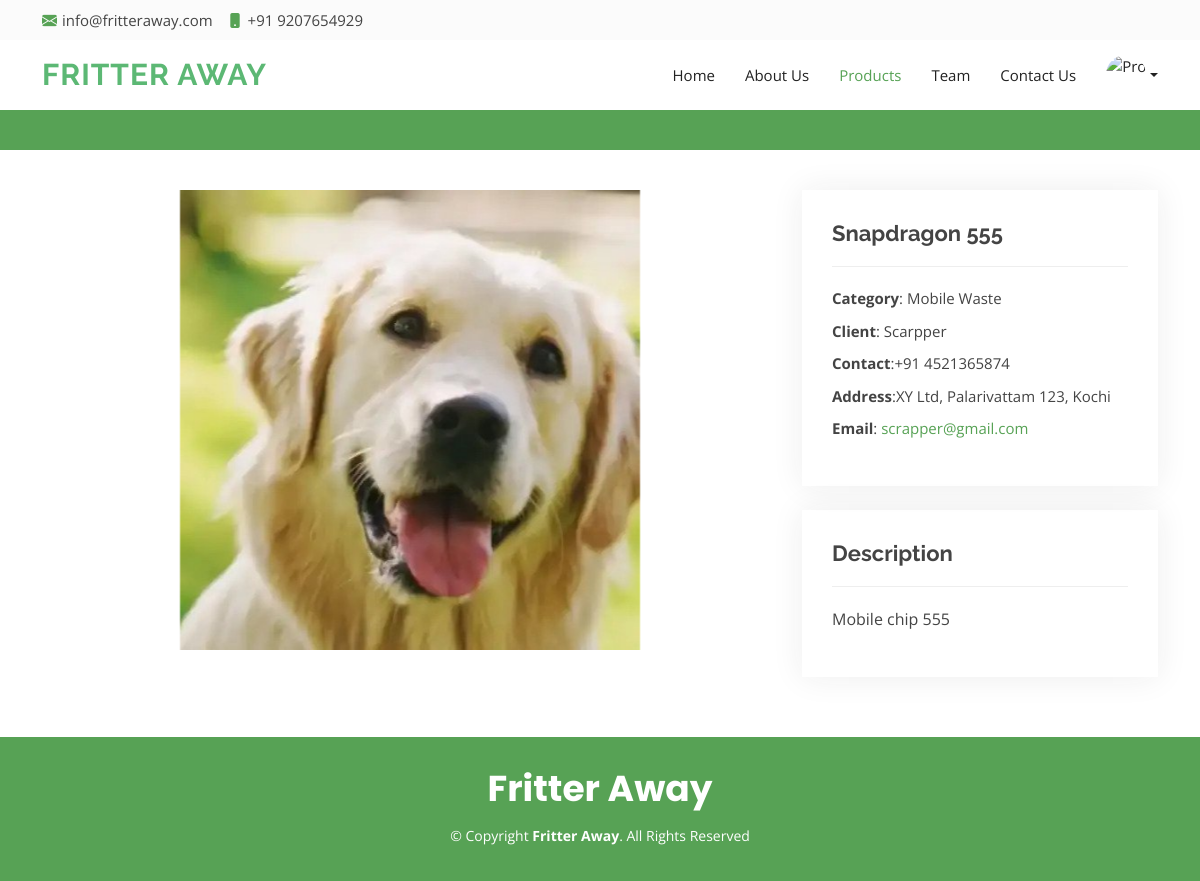
The page /productdetails.php?pid=3 on the database its author committed.
### tables this page shows
CREATE TABLE `products` (
  `pid` int(11) NOT NULL,
  `sid` int(100) NOT NULL,
  `title` varchar(100) NOT NULL,
  `descp` varchar(250) NOT NULL,
  `client` varchar(100) NOT NULL,
  `address` varchar(250) NOT NULL,
  `phone` varchar(100) NOT NULL,
  `email` varchar(150) NOT NULL,
  `category` varchar(100) NOT NULL,
  `image1` varchar(150) NOT NULL,
  `status` varchar(100) NOT NULL DEFAULT 'PENDING'
);

### productdetails.php (the view, shortened to what this page needs)
<?php
    $server_name = "localhost";
    $username = "root";
    $password = "";
    $db_name = "ewaste";
    $connect= mysqli_connect($server_name, $username, $password, $db_name);
    $pid=$_GET["pid"];
    $n="select * from products where pid='$pid' ";
    $result=mysqli_query($connect,$n);
    $row=mysqli_fetch_array($result);
?>
<!DOCTYPE html>
<html lang="en">
<head>
  <link href="assets/vendor/animate.css/animate.min.css" rel="stylesheet">
  <link href="assets/vendor/bootstrap/css/bootstrap.min.css" rel="stylesheet">
  <link href="assets/vendor/bootstrap-icons/bootstrap-icons.css" rel="stylesheet">
  <link href="assets/vendor/boxicons/css/boxicons.min.css" rel="stylesheet">
  <link href="assets/vendor/glightbox/css/glightbox.min.css" rel="stylesheet">
  <link href="assets/vendor/swiper/swiper-bundle.min.css" rel="stylesheet">
  <link href="assets/css/style.css" rel="stylesheet">
</head>
<body>
  <section id="topbar" class="d-flex align-items-center">
    <div class="container d-flex justify-content-center justify-content-md-between">
      <div class="contact-info d-flex align-items-center">
        <i class="bi bi-envelope-fill"></i><a href="mailto:contact@example.com">info@fritteraway.com</a>
        <i class="bi bi-phone-fill phone-icon"></i> +91 9207654929
      </div>
    </div>
  </section>
  <header id="header" class="d-flex align-items-center">
    <div class="container d-flex align-items-center">
      <h1 class="logo me-auto"><a href="index.html">Fritter Away</a></h1>
      <nav id="navbar" class="navbar">
        <ul>
          <li><a class="nav-link scrollto" href="homeforbuyer.php">Home</a></li>
          <li><a class="nav-link scrollto" href="#about">About Us</a></li>
          <li><a class="nav-link scrollto active" href="productsforbuyer.php">Products</a></li>
          <li><a class="nav-link scrollto" href="#team">Team</a></li>
          <li><a class="nav-link scrollto" href="#contact">Contact Us</a></li>
          <li class="nav-item dropdown">
            <a class="nav-link dropdown-toggle" href="#" id="navbarDropdown" role="button" data-bs-toggle="dropdown" aria-expanded="false">
              <img src="uploads/<?php echo $_SESSION["profilepic"]; ?>" alt="Profile" class="rounded-circle" style="aspect-ratio:1/1;max-width:40px;max-height:40px;object-fit:cover;">
            </a>
          </li>
        </ul>
      </nav>
    </div>
  </header>
  <main id="main">
    <section id="breadcrumbs" class="breadcrumbs">
    </section>
    <section id="portfolio-details" class="portfolio-details">
      <div class="container">
        <div class="row gy-4">
          <div class="col-lg-8">
            <div class="portfolio-details-slider swiper">
              <div class="swiper-wrapper align-items-center">
                <div class="swiper-slide">
                  <img src="uploads/<?php echo $row['image1']; ?>" alt="" style="aspect-ratio:16/10;object-fit:contain;">
                </div>
              </div>
            </div>
          </div>
          <div class="col-lg-4">
            <div class="portfolio-info">
              <h3><?php echo $row['title'] ?></h3>
              <ul>
                <li><strong>Category</strong>: <?php echo $row['category'] ?></li>
                <li><strong>Client</strong>: <?php echo $row['client'] ?></li>
                <li><strong>Contact</strong>:+91 <?php echo $row['phone'] ?></li>
                <li><strong>Address</strong>:<?php echo $row['address'] ?></li>
                <li><strong>Email</strong>: <a href="#"><?php echo $row['email'] ?></a></li>
              </ul>
            </div><br>
            <div class="portfolio-description portfolio-info">
              <h3>Description</h3>
              <p><?php echo $row['descp'] ?></p>
            </div>
          </div>
        </div>
      </div>
    </section>
  </main>
  <footer id="footer">
    <div class="container">
      <h3>Fritter Away</h3>
      <div class="copyright">
        &copy; Copyright <strong><span>Fritter Away</span></strong>. All Rights Reserved
      </div>
    </div>
  </footer>
</body>
</html>

### assets/css/style.css (style rules this page uses)
body { font-family: "Open Sans", sans-serif; color: #444444; }
a { text-decoration: none; color: #57A255; }
h1, h2, h3, h4, h5, h6 { font-family: "Raleway", sans-serif; }
#topbar { background: #fbfbfb; font-size: 15px; height: 40px; padding: 0; }
#topbar .contact-info a { line-height: 0; color: #444444; transition: 0.3s; }
#topbar .contact-info i { color: #57A255; line-height: 0; margin-right: 5px; }
#topbar .contact-info .phone-icon { margin-left: 15px; }
#header { background: #fff; transition: all 0.5s; z-index: 997; height: 70px; }
#header .logo { font-size: 30px; margin: 0; padding: 0; line-height: 1; font-weight: 700; letter-spacing: 1px; text-transform: uppercase; }
#header .logo a { color: #5cb874; }
.navbar { padding: 0; }
.navbar ul { margin: 0; padding: 0; display: flex; list-style: none; align-items: center; }
.navbar li { position: relative; }
.navbar a, .navbar a:focus { display: flex; align-items: center; justify-content: space-between; padding: 10px 0 10px 30px; font-size: 15px; color: #222222; white-space: nowrap; transition: 0.3s; }
.navbar a:hover, .navbar .active, .navbar .active:focus, .navbar li:hover>a { color: #57A255; }
section { padding: 60px 0; }
.portfolio-details { padding-top: 40px; }
.portfolio-details .portfolio-details-slider img { width: 100%; }
.portfolio-details .portfolio-info { padding: 30px; box-shadow: 0px 0 30px rgba(34, 34, 34, 0.08); }
.portfolio-details .portfolio-info h3 { font-size: 22px; font-weight: 700; margin-bottom: 20px; padding-bottom: 20px; border-bottom: 1px solid #eee; }
.portfolio-details .portfolio-info ul { list-style: none; padding: 0; font-size: 15px; }
.portfolio-details .portfolio-info ul li+li { margin-top: 10px; }
.portfolio-details .portfolio-description { padding-top: 30px; }
.portfolio-details .portfolio-description p { padding: 0; }
.breadcrumbs { padding: 15px 0; background: #57A255; min-height: 40px; }
#footer { background:#57A255; color: #fff; font-size: 14px; text-align: center; padding: 30px 0; }
#footer h3 { font-size: 36px; font-weight: 700; color: #fff; position: relative; font-family: "Poppins", sans-serif; padding: 0; margin: 0 0 15px 0; }
#footer .copyright { margin: 0 0 5px 0; }

### rows shown on the page
products: image1 (picture), title "Snapdragon 555", category "Mobile Waste", client "Scarpper", phone "4521365874", address "XY Ltd, Palarivattam 123, Kochi", email "scrapper@gmail.com", descp "Mobile chip 555"
